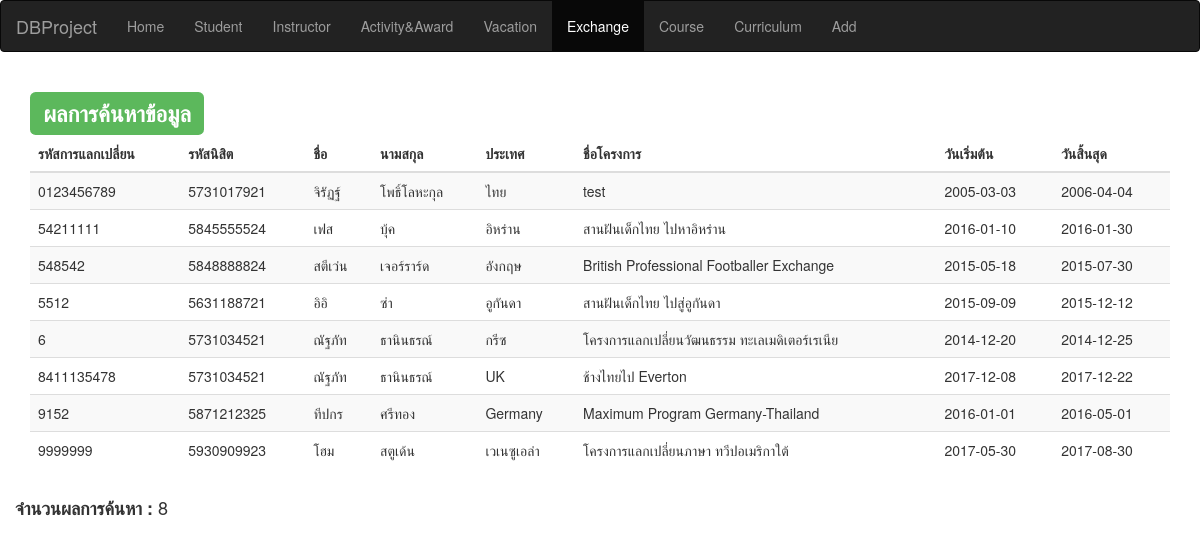
The app's page /searchExchangeResult.php with its own data.
### tables this page shows
CREATE TABLE `exchange` (
  `eid` varchar(10) NOT NULL,
  `sid` varchar(10) NOT NULL,
  `national_id` varchar(13) NOT NULL,
  `date_start` date NOT NULL,
  `date_end` date NOT NULL,
  `country` varchar(45) NOT NULL,
  `e_name` varchar(45) DEFAULT NULL,
  PRIMARY KEY (`eid`,`sid`,`national_id`),
  KEY `exchange_ibfk_1` (`sid`,`national_id`),
  CONSTRAINT `exchange_ibfk_1` FOREIGN KEY (`sid`, `national_id`) REFERENCES `student` (`sid`, `national_id`) ON DELETE CASCADE ON UPDATE CASCADE
);

CREATE TABLE `person` (
  `firstname_th` varchar(30) NOT NULL,
  `surname_th` varchar(30) NOT NULL,
  `nationality` varchar(15) NOT NULL,
  `gender` varchar(10) NOT NULL,
  `national_id` varchar(13) NOT NULL,
  `firstname_en` varchar(30) NOT NULL,
  `surname_en` varchar(30) NOT NULL,
  `phone_num` varchar(10) NOT NULL,
  `e_mail` varchar(320) NOT NULL,
  `date_of_birth` date NOT NULL,
  PRIMARY KEY (`national_id`)
);

### searchExchangeResult.php (the view, shortened to what this page needs)
<?php
include('connect.php');
?>
<!DOCTYPE html>
<html lang="en">
<head>
  <link rel="stylesheet" href="https://maxcdn.bootstrapcdn.com/bootstrap/3.3.7/css/bootstrap.min.css">
</head>
<body>
<nav class="navbar navbar-inverse">
  <div class="container-fluid">
    <div class="navbar-header">
      <a class="navbar-brand" href="#">DBProject</a>
    </div>
    <ul class="nav navbar-nav">
      <li><a href="home.php">Home</a></li>
      <li><a href="searchStudent.html">Student</a></li>
      <li><a href="searchInstructor.html">Instructor</a></li>
      <li><a href="searchActivity.html">Activity&Award</a></li>
       <li><a href="searchVacation.html">Vacation</a></li>
        <li class="active"><a href="searchExchange.html">Exchange</a></li>
       <li><a href="searchCourse.html">Course</a></li>
       <li><a href="searchCurriculum.html">Curriculum</a></li>
       <li><a href="addStudent.html">Add</a></li>
    </ul>
  </div>
</nav>
<div class="container">
  <h2><span class="label label-success">ผลการค้นหาข้อมูล</span></h2>
</div>
<div class="container">
  <table class="table table-striped">
    <thead>
      <tr>
        <th>รหัสการแลกเปลี่ยน</th>
        <th>รหัสนิสิต</th>
        <th>ชื่อ</th>
        <th>นามสกุล</th>
        <th>ประเทศ</th>
        <th>ชื่อโครงการ</th>
        <th>วันเริ่มต้น</th>
        <th>วันสิ้นสุด</th>
      </tr>
    </thead>
    <tbody>
      <?php
    $eid = $_GET["eid"];
    $sid = $_GET["sid"];
    $country = $_GET["country"];
    $name = $_GET["name"];
    $date_start = $_GET["date_start"];
    $date_end = $_GET["date_end"];
    $query = "SELECT *
          FROM exchange NATURAL JOIN student NATURAL JOIN Person
          WHERE eid LIKE".'"%'.$eid.'%"'."AND sid LIKE".'"%'.$sid.'%"'."AND country LIKE".'"%'.$country.'%"'."AND e_name LIKE".'"%'.$name.'%"'."AND date_start LIKE".'"%'.$date_start.'%"'."AND date_end LIKE".'"%'.$date_end.'%"';
    $result = $conn->query($query);
    if ($result->num_rows > 0) {
      $count = 0;
        while($row = $result->fetch_assoc()) {
          echo"<tr>";
          echo"<td>" . $row['eid'] . "</td>";
          echo"<td>" . $row['sid'] . "</td>";
          echo"<td>" . $row['firstname_th'] . "</td>";
          echo"<td>" . $row['surname_th'] . "</td>";
          echo"<td>" . $row['country'] . "</td>";
          echo"<td>" . $row['e_name'] . "</td>";
          echo"<td>" . $row['date_start'] . "</td>";
          echo"<td>" . $row['date_end'] . "</td>";
          $count = $count + 1;
         }
    } else {
       echo "0 results";
    }
    ?>
    </tbody>
  </table>
  <div class = "row">
  <?php
   echo("<h4><b>จำนวนผลการค้นหา : </b>".$count."<h4>");
   ?>
   </div>
</div>
</body>
</html>

### records on screen
exchange: eid "0123456789", sid "5731017921", person.firstname_th "จิรัฏฐ์", person.surname_th "โพธิ์โลหะกุล", country "ไทย", e_name "test", date_start "2005-03-03", date_end "2006-04-04"
exchange: eid "54211111", sid "5845555524", person.firstname_th "เฟส", person.surname_th "บุ้ค", country "อิหร่าน", e_name "สานฝันเด็กไทย ไปหาอิหร่าน", date_start "2016-01-10", date_end "2016-01-30"
exchange: eid "548542", sid "5848888824", person.firstname_th "สตีเว่น", person.surname_th "เจอร์ราร์ด", country "อังกฤษ", e_name "British Professional Footballer Exchange", date_start "2015-05-18", date_end "2015-07-30"
exchange: eid "5512", sid "5631188721", person.firstname_th "อิอิ", person.surname_th "ซ่า", country "อูกันดา", e_name "สานฝันเด็กไทย ไปสู่อูกันดา", date_start "2015-09-09", date_end "2015-12-12"
exchange: eid "6", sid "5731034521", person.firstname_th "ณัฐภัท", person.surname_th "ธานินธรณ์", country "กรีซ", e_name "โครงการแลกเปลี่ยนวัฒนธรรม ทะเลเมดิเตอร์เรเนีย", date_start "2014-12-20", date_end "2014-12-25"
exchange: eid "8411135478", sid "5731034521", person.firstname_th "ณัฐภัท", person.surname_th "ธานินธรณ์", country "UK", e_name "ช้างไทยไป Everton", date_start "2017-12-08", date_end "2017-12-22"
exchange: eid "9152", sid "5871212325", person.firstname_th "ทีปกร", person.surname_th "ศรีทอง", country "Germany", e_name "Maximum Program Germany-Thailand", date_start "2016-01-01", date_end "2016-05-01"
exchange: eid "9999999", sid "5930909923", person.firstname_th "โฮม", person.surname_th "สตูเด้น", country "เวเนซูเอล่า", e_name "โครงการแลกเปลี่ยนภาษา ทวีปอเมริกาใต้", date_start "2017-05-30", date_end "2017-08-30"

### other values on screen
$count "8"
